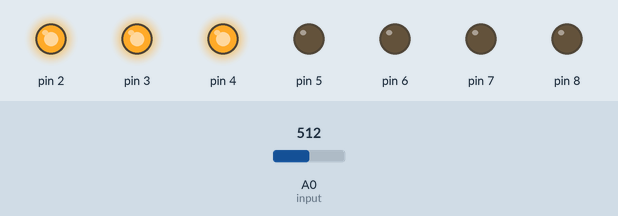
This sketch was run on a simulated Arduino Uno, built with avr-gcc and run on an emulated ATmega328P. On the bench: output pins drawn as LEDs (lit = HIGH). Inputs (shaded band) come from the test bench; at power-on: A0 (input) = 512. What the sketch prints to the serial monitor is not drawn.

Above: at 1.2 s.
1.3 s: A0 (input) set to 667
2.8 s: A0 (input) set to 700
At 3.5 s:
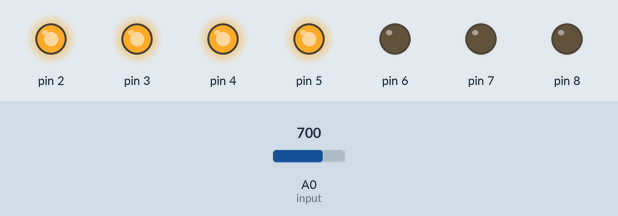
4.3 s: A0 (input) set to 511
At 4.6 s:
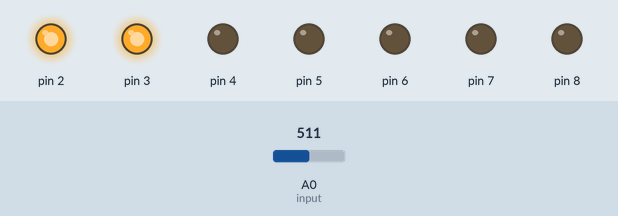
5.8 s: A0 (input) set to 528
At 7.0 s:
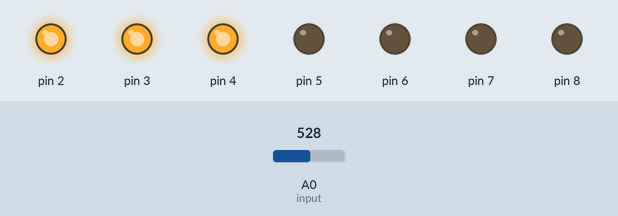
7.3 s: A0 (input) set to 900
At 8.0 s:
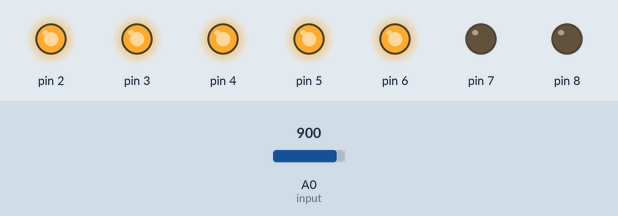
8.8 s: A0 (input) set to 871
10.3 s: A0 (input) set to 845
At 11.6 s:
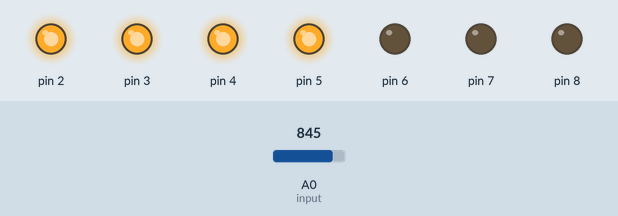
Timing chart, 0 to 12.8 s (numbered marks = the images above; inputs shaded):
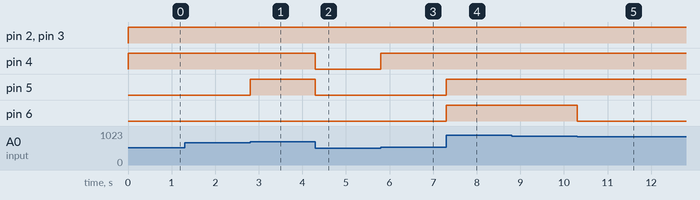

Measured:
- the behaviour switches between 685 and 686 on A0 (input) (found by bisection; images 0 and 1)
- the behaviour switches between 511 and 512 on A0 (input) (found by bisection; images 2 and 3)
- the behaviour switches between 860 and 859 on A0 (input) (found by bisection; images 4 and 5)
- after the input at 2.8 s, pin 5: LOW → HIGH at once
- after the input at 4.3 s, pin 4, pin 5: HIGH → LOW at once
- after the input at 5.8 s, pin 4: LOW → HIGH at once
- after the input at 7.3 s, pin 5, pin 6: LOW → HIGH at once
- after the input at 10.3 s, pin 6: HIGH → LOW at once

The sketch:

piezoTesting.ino
```cpp
#include <avr/wdt.h>
int input = 0;

int lightStart = 2;
int lightEnd = 8;

bool emaSeeded = false;
float emAverage = 0;
int sAverage[100];
int lowerDeadZone = 100;
int lowerMargin = 30;

float averageSmoothing = 0;

int tickCount = 0;
int tickCarryMoving = 1000;
int tickCarrySimpleMod = 4;

void AddToStartOfArray(int value, int array[], int length, bool doPrint = false);

void setup() {
  Serial.begin(9600);
  //wdt_enable(WDTO_2S);
  Serial.println("Device was reset");
  for (int i = lightStart; i <= lightEnd; i++) {
    pinMode(i, OUTPUT);
  }
  for (int i = 0; i < sizeof(sAverage) / sizeof(sAverage[0]); i++){
    sAverage[i] = lowerMargin;
  }

  averageSmoothing = (float)2 / ((sizeof(sAverage) / sizeof(sAverage[0])) + 1);
  Serial.println("smoothingMult = " + String(averageSmoothing));
}

void loop() {
  tickCount++;

  int rawData = analogRead(input);
  //Serial.println("raw data: " + String(rawData));
  int safeValue = constrain(rawData, 0, 1023);
  //Serial.println("safe data: " + String(safeValue));
  float normalizedValue = map(safeValue, 0, 1023, 0, 100);
  //Serial.println("normalized data: " + String(normalizedValue));

  float currentLightStage = map(normalizedValue, 0, 100, lightStart, lightEnd);
  for (int i = lightStart; i <= lightEnd; i++) {
    if (i < currentLightStage) {
      digitalWrite(i, HIGH);
    } else {
      digitalWrite(i, LOW);
    }
  }

  if (tickCount % tickCarryMoving / tickCarrySimpleMod) {
    if (normalizedValue > lowerMargin){
      AddToStartOfArray(normalizedValue, sAverage, sizeof(sAverage) / sizeof(sAverage[0]));
      Serial.println(sAverage[0]);
    }
      FindExponentialAverage(sAverage[0]);
  }

  if (tickCount >= tickCarryMoving) {  // inner loop #1
    tickCount = 0;
  }
}

void AddToStartOfArray(int value, int array[], int length, bool doPrint) {
  for (int i = 0; i < length - 1; i++) {
    array[i + 1] = array[i];
  }

  array[0] = value;

  if (doPrint) {
    for (int i = 0; i < length; i++) {
      Serial.println(array[i]);
    }
  }
}

float FindSimpleAverage(int array[], int length) {
  long sum = 0;
  for (int i = 0; i < length; i++) {
    sum += array[i];
  }
  return (float)sum / length;
}

float FindExponentialAverage(int value) {
  if (!emaSeeded) {
    emAverage = FindSimpleAverage(sAverage, sizeof(sAverage) / sizeof(sAverage[0]));
    emaSeeded = true;
  }
  emAverage = (value * averageSmoothing) + (emAverage * (1.0 - averageSmoothing));
  return emAverage;
}
```
